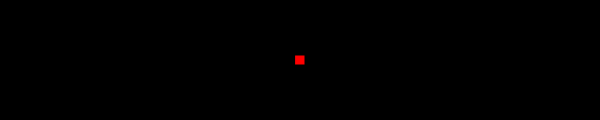
Frame 1 (no input)
Frame 60 (no input): identical to frame 1, image omitted
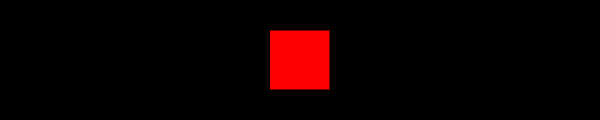
Frame 120 (the mouse pressed at the canvas centre since frame 60)

The p5.js sketch that drew these frames (run headless with seeded random() and noise() and a simulated clock; from frame 60 on, the mouse is pressed at the canvas centre):

// p5.js sketch
// ── sketch.js
function setup() {
  createCanvas(600, 120);
}

function draw() {
  var x = 10; //set the initial size to 10

  rectMode(CENTER); //set the rectMode to center
  background(0);
  fill(255, 0, 0); //set the initial fill to red

  if (mouseX > 200) {
    x = 60;
  }
  //draw a rect at the center of the canvas
  rect(width / 2, height / 2, x, x);
}
